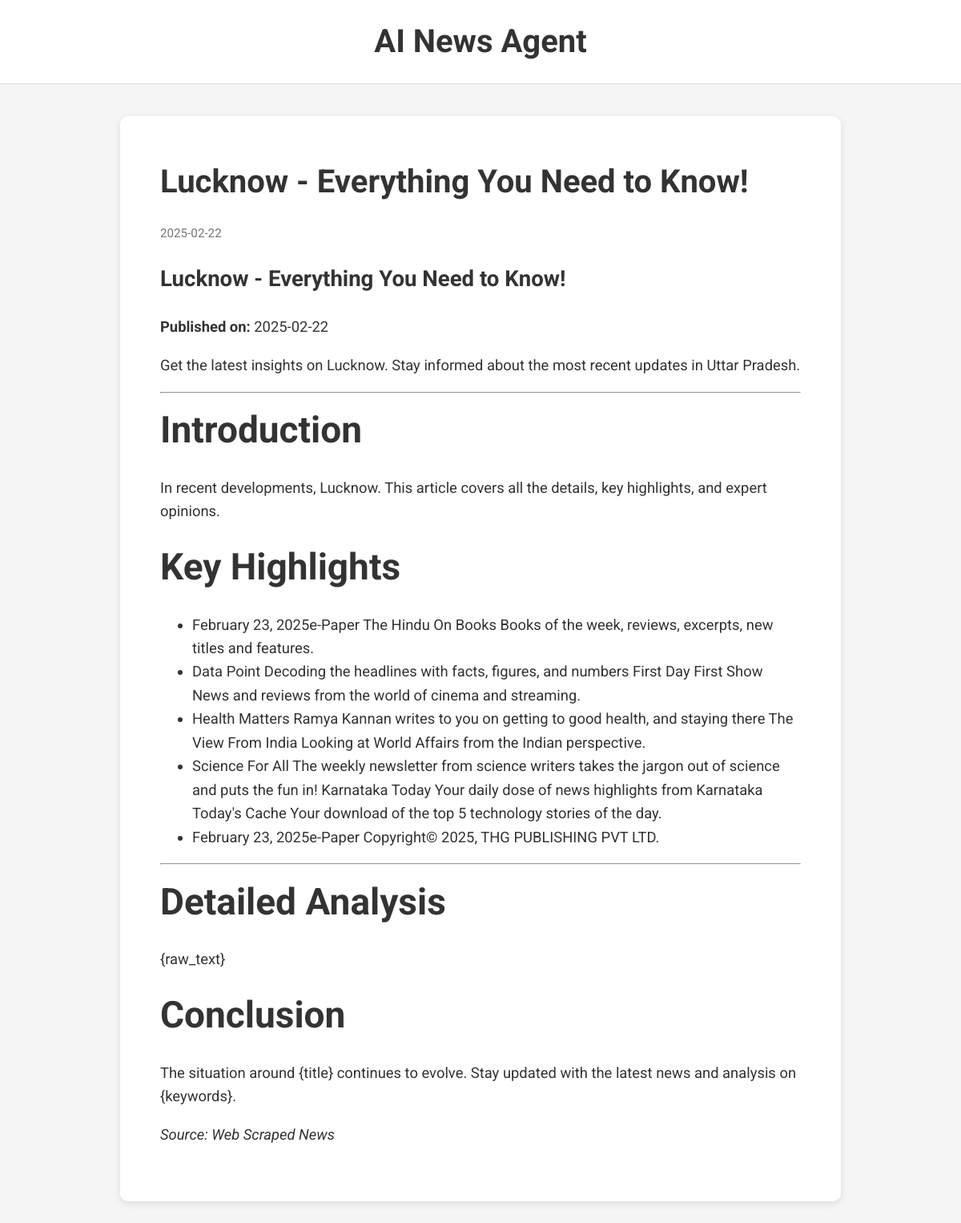
The app's page /article/1 with its own data.
### tables this page shows
CREATE TABLE articles (
        id INTEGER PRIMARY KEY AUTOINCREMENT,
        topic TEXT NOT NULL,
        sub_topic TEXT,
        title TEXT NOT NULL,
        url TEXT,
        raw_text TEXT,
        full_post TEXT,  -- Full blog post content
        seo_title TEXT,
        seo_keywords TEXT,
        meta_description TEXT,  -- Add meta description column
        date TEXT,
        published INTEGER DEFAULT 0
    );

### publisher.py (the view)
        @self.app.route("/article/<int:article_id>")
        def article(article_id):
            conn = sqlite3.connect(self.db_path)
            c = conn.cursor()
            c.execute(
                """
                SELECT seo_title, full_post, date, seo_keywords
                FROM articles
                WHERE id = ? AND published = 1
                """,
                (article_id,),
            )
            article_data = c.fetchone()
            conn.close()
            if article_data:
                seo_title, full_post, date, seo_keywords = article_data
                return render_template(
                    "article.html",
                    title=seo_title,
                    content=full_post,
                    date=date,
                    seo_keywords=seo_keywords,
                    meta_description=full_post[:150],  # Meta description from first 150 chars
                )
            abort(404)  # Return proper 404 page

### templates/article.html (shortened to what this page needs)
<!DOCTYPE html>
<html lang="en">
<head>
    <link rel="stylesheet" href="/static/style.css">
</head>
<body>
    <header>
        <h1><a href="/">AI News Agent</a></h1>
    </header>
    <main class="article-content">
        <h2>{{ title }}</h2>
        <p class="date">{{ date }}</p>
        <div class="content">{{ content | safe }}</div>
    </main>
</body>
</html>

### static/style.css (style rules this page uses)
body { font-family: 'Roboto', sans-serif; margin: 0; padding: 0; background-color: #f5f5f5; color: #333; line-height: 1.6; }
header { background-color: #fff; padding: 20px; border-bottom: 1px solid #ddd; text-align: center; }
header h1 { margin: 0; font-size: 2.5em; font-weight: 700; }
header h1 a { text-decoration: none; color: #333; }
main { max-width: 800px; margin: 40px auto; padding: 0 20px; }
.date { color: #777; font-size: 0.95em; margin: 0 0 15px; }
.article-content { background-color: #fff; padding: 50px; border-radius: 10px; box-shadow: 0 3px 10px rgba(0,0,0,0.1); }
.article-content h2 { font-size: 2.5em; margin: 0 0 20px; }
.content { font-size: 1.15em; }

### records on screen
articles: seo_title "Lucknow - Everything You Need to Know!", date "2025-02-22", full_post "Lucknow - Everything You Need to Know! Published on: 2025-02-22 Get the latest insights on Lucknow. Stay informed about the most recent updates in Uttar Pradesh. Introduction In recent developments, Lucknow. This article covers all the details, key highlights, and expert opinions. Key Highlights February 23, 2025e-Paper The Hindu On Books Books of the week, reviews, excerpts, new titles and features. Data Point Decoding the headlines with facts, figures, and numbers First Day First Show News and reviews from the world of cinema and streaming. Health Matters Ramya Kannan writes to you on getting to good health, and staying there The View From India Looking at World Affairs from the Indian…"
